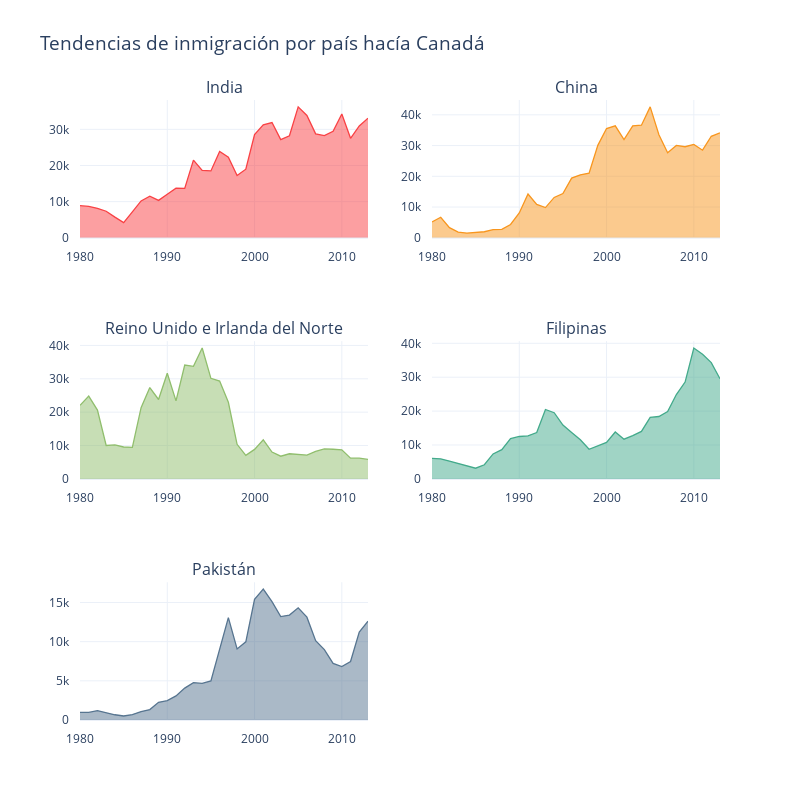

Notebook code cell kept with this figure:
### Code cell
plot_individual_areas(area_df, colors).show()

### Figure 1 — Plotly figure (JSON) as saved in the notebook; plotly's stock layout.template omitted (floating-point values rounded to 4 significant figures)
{"data": [{"line": {"color": "#f94144", "width": 1.3}, "mode": "lines", "name": "India", "stackgroup": "one", "type": "scatter", "x": [1980, 1981, 1982, 1983, 1984, 1985, 1986, 1987, 1988, 1989, 1990, 1991, 1992, 1993, 1994, 1995, 1996, 1997, 1998, 1999, 2000, 2001, 2002, 2003, 2004, 2005, 2006, 2007, 2008, 2009, 2010, 2011, 2012, 2013], "xaxis": "x", "y": [8880, 8670, 8147, 7338, 5704, 4211, 7150, 10189, 11522, 10343, 12041, 13734, 13673, 21496, 18620, 18489, 23859, 22268, 17241, 18974, 28572, 31223, 31889, 27155, 28235, 36210, 33848, 28742, 28261, 29456, 34235, 27509, 30933, 33087], "yaxis": "y"}, {"line": {"color": "#f8961e", "width": 1.3}, "mode": "lines", "name": "China", "stackgroup": "one", "type": "scatter", "x": [1980, 1981, 1982, 1983, 1984, 1985, 1986, 1987, 1988, 1989, 1990, 1991, 1992, 1993, 1994, 1995, 1996, 1997, 1998, 1999, 2000, 2001, 2002, 2003, 2004, 2005, 2006, 2007, 2008, 2009, 2010, 2011, 2012, 2013], "xaxis": "x2", "y": [5123, 6682, 3308, 1863, 1527, 1816, 1960, 2643, 2758, 4323, 8076, 14255, 10846, 9817, 13128, 14398, 19415, 20475, 21049, 30069, 35529, 36434, 31961, 36439, 36619, 42584, 33518, 27642, 30037, 29622, 30391, 28502, 33024, 34129], "yaxis": "y2"}, {"line": {"color": "#90be6d", "width": 1.3}, "mode": "lines", "name": "Reino Unido e Irlanda del Norte", "stackgroup": "one", "type": "scatter", "x": [1980, 1981, 1982, 1983, 1984, 1985, 1986, 1987, 1988, 1989, 1990, 1991, 1992, 1993, 1994, 1995, 1996, 1997, 1998, 1999, 2000, 2001, 2002, 2003, 2004, 2005, 2006, 2007, 2008, 2009, 2010, 2011, 2012, 2013], "xaxis": "x3", "y": [22045, 24796, 20620, 10015, 10170, 9564, 9470, 21337, 27359, 23795, 31668, 23380, 34123, 33720, 39231, 30145, 29322, 22965, 10367, 7045, 8840, 11728, 8046, 6797, 7533, 7258, 7140, 8216, 8979, 8876, 8724, 6204, 6195, 5827], "yaxis": "y3"}, {"line": {"color": "#43aa8b", "width": 1.3}, "mode": "lines", "name": "Filipinas", "stackgroup": "one", "type": "scatter", "x": [1980, 1981, 1982, 1983, 1984, 1985, 1986, 1987, 1988, 1989, 1990, 1991, 1992, 1993, 1994, 1995, 1996, 1997, 1998, 1999, 2000, 2001, 2002, 2003, 2004, 2005, 2006, 2007, 2008, 2009, 2010, 2011, 2012, 2013], "xaxis": "x4", "y": [6051, 5921, 5249, 4562, 3801, 3150, 4166, 7360, 8639, 11865, 12509, 12718, 13670, 20479, 19532, 15864, 13692, 11549, 8735, 9734, 10763, 13836, 11707, 12758, 14004, 18139, 18400, 19837, 24887, 28573, 38617, 36765, 34315, 29544], "yaxis": "y4"}, {"line": {"color": "#577590", "width": 1.3}, "mode": "lines", "name": "Pakistán", "stackgroup": "one", "type": "scatter", "x": [1980, 1981, 1982, 1983, 1984, 1985, 1986, 1987, 1988, 1989, 1990, 1991, 1992, 1993, 1994, 1995, 1996, 1997, 1998, 1999, 2000, 2001, 2002, 2003, 2004, 2005, 2006, 2007, 2008, 2009, 2010, 2011, 2012, 2013], "xaxis": "x5", "y": [978, 972, 1201, 900, 668, 514, 691, 1072, 1334, 2261, 2470, 3079, 4071, 4777, 4666, 4994, 9125, 13073, 9068, 9979, 15400, 16708, 15110, 13205, 13399, 14314, 13127, 10124, 8994, 7217, 6811, 7468, 11227, 12603], "yaxis": "y5"}], "layout": {"annotations": [{"font": {"size": 16}, "showarrow": false, "text": "India", "x": 0.225, "xanchor": "center", "xref": "paper", "y": 1, "yanchor": "bottom", "yref": "paper"}, {"font": {"size": 16}, "showarrow": false, "text": "China", "x": 0.775, "xanchor": "center", "xref": "paper", "y": 1, "yanchor": "bottom", "yref": "paper"}, {"font": {"size": 16}, "showarrow": false, "text": "Reino Unido e Irlanda del Norte", "x": 0.225, "xanchor": "center", "xref": "paper", "y": 0.6111, "yanchor": "bottom", "yref": "paper"}, {"font": {"size": 16}, "showarrow": false, "text": "Filipinas", "x": 0.775, "xanchor": "center", "xref": "paper", "y": 0.6111, "yanchor": "bottom", "yref": "paper"}, {"font": {"size": 16}, "showarrow": false, "text": "Pakistán", "x": 0.225, "xanchor": "center", "xref": "paper", "y": 0.2222, "yanchor": "bottom", "yref": "paper"}], "height": 800, "margin": {"pad": 10}, "showlegend": false, "title": {"font": {"size": 19}, "text": "Tendencias de inmigración por país hacía Canadá"}, "width": 800, "xaxis": {"anchor": "y", "domain": [0, 0.45]}, "xaxis2": {"anchor": "y2", "domain": [0.55, 1]}, "xaxis3": {"anchor": "y3", "domain": [0, 0.45]}, "xaxis4": {"anchor": "y4", "domain": [0.55, 1]}, "xaxis5": {"anchor": "y5", "domain": [0, 0.45]}, "xaxis6": {"anchor": "y6", "domain": [0.55, 1]}, "yaxis": {"anchor": "x", "domain": [0.7778, 1]}, "yaxis2": {"anchor": "x2", "domain": [0.7778, 1]}, "yaxis3": {"anchor": "x3", "domain": [0.3889, 0.6111]}, "yaxis4": {"anchor": "x4", "domain": [0.3889, 0.6111]}, "yaxis5": {"anchor": "x5", "domain": [0, 0.2222]}, "yaxis6": {"anchor": "x6", "domain": [0, 0.2222]}}}
